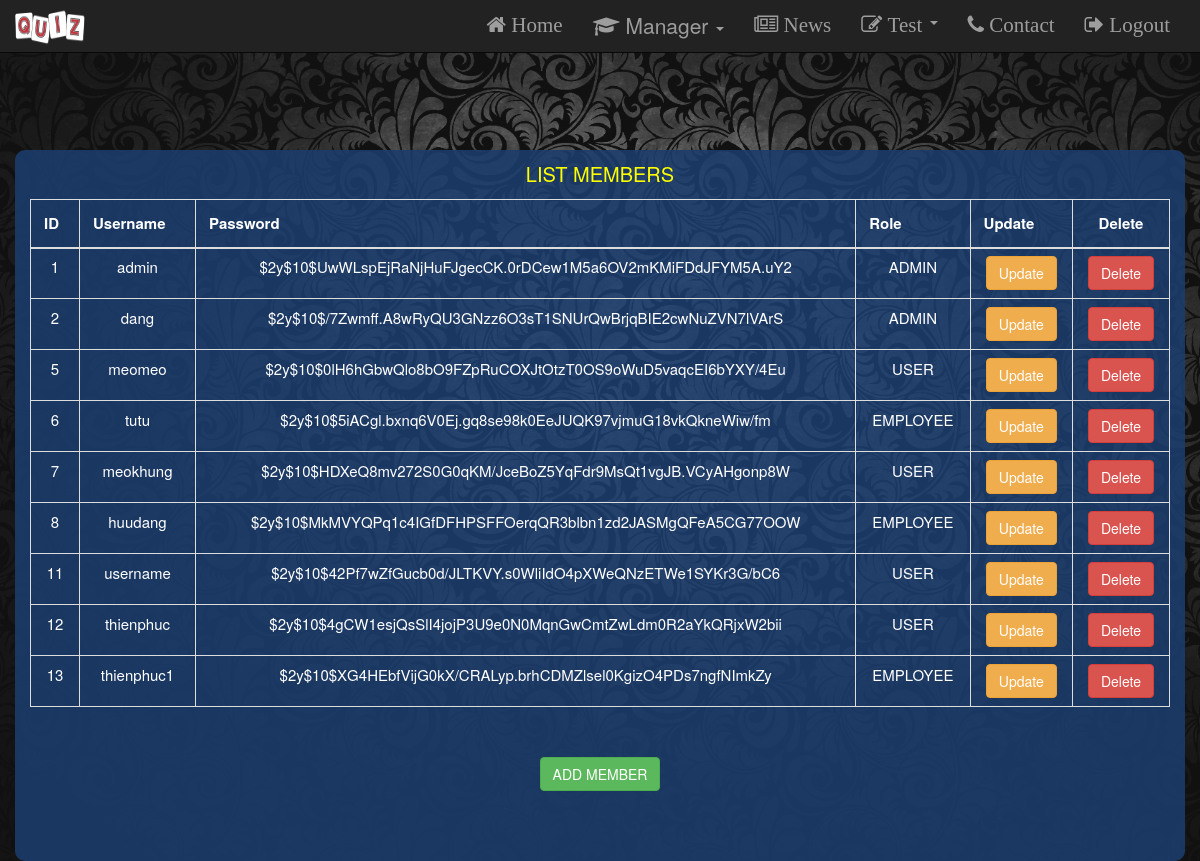
The page /member.php (signed in) on the database its author committed.
### tables this page shows
CREATE TABLE `member` (
  `id_member` int(11) NOT NULL,
  `username` varchar(65) NOT NULL,
  `password` varchar(65) NOT NULL,
  `role` varchar(50) NOT NULL,
  `name` varchar(100) NOT NULL,
  `email` varchar(100) NOT NULL
);

### Config/db.php (called while the page is built, shortened)
<?php
$tb_name="member";
?>

### member.php (the view, shortened to what this page needs)
<?php
require_once('Config/db.php');
if (!isset($_SESSION['username'])) {
    header('Location: login.php');
}else {
    $username = $_SESSION['username'];
    $sql = mysqli_query($conn, "select *from $tb_name WHERE  username = '$username'");
    $row = mysqli_fetch_array($sql);
    if ($row['role'] == 'EMPLOYEE' || $row['role'] == 'USER' ) {
        $_SESSION['role'] = $row['role'];
        ?>
        <script>
            window.alert("You do not have role to access this page");
            window.location = "home.php"
        </script>
        <?php
    } else {
        $sql2=mysqli_query($conn,"select *from $tb_name")
        ?>
<!DOCTYPE html>
        <html lang="en">
        <head>
			 <link  type="text/css" href="style2.css" rel="stylesheet">
			 <link  type="text/css" href="style.css" rel="stylesheet">
            <link rel="stylesheet" href="http://maxcdn.bootstrapcdn.com/font-awesome/4.4.0/css/font-awesome.min.css">
			<link rel="stylesheet" href="https://maxcdn.bootstrapcdn.com/bootstrap/3.3.7/css/bootstrap.min.css">
        </head>
        <body>
       <nav class="navbar navbar-inverse navbar-fixed-top" style="width:100%" >
	  <div class="container-fluid">
		<div class="navbar-header">
		  <span class="navbar-brand">
				<img src="./images/quiz3.png" style ="width:70px;height:51px;margin-top:-13px "/>
		  </span>
		</div>
		<ul class="nav navbar-nav navbar-right collapse navbar-collapse" id="myNavbar">
		  <li><a class="fa fa-home" href="home.php"> Home</a></li>
		  <li class="dropdown">
			<a class="dropdown-toggle" data-toggle="dropdown" href="#">
			<span ><i class="fa fa-graduation-cap "></i></span>
			Manager
			<span class="caret"></span></a>
		  </li>
		  <li><a class="fa fa-newspaper-o" href="library.php"> News</a></li>
		  <li class="dropdown">
			<a class="dropdown-toggle fa fa-pencil-square-o" data-toggle="dropdown" href="#"> Test
			<span class="caret"></span></a>
		  </li>
		  <li><a class="fa fa-phone" href="Contact.php"> Contact</a></li>
		  <li><a class="fa fa-sign-out " href="logout.php"> Logout</a></li>
		</ul>
	  </div>
	</nav>
        <section>
        <div class="container"  >
        <table style="color: white; font-size: 15px;text-align:center" class="table table-bordered">
            <tr ><p style="font-size: 20px; color: yellow;margin-top:10px">LIST MEMBERS</p></tr>
            <thead style="text-align:center">
            <tr>
                <th><p style="margin: 5px 5px 5px 5px">ID</p></th>
                <th><p style="margin: 5px 5px 5px 5px">Username</p></th>
                <th><p style="margin: 5px 5px 5px 5px">Password</p></th>
                <th><p style="margin: 5px 5px 5px 5px">Role</p></th>
                <th><p style="margin: 5px 5px 5px 5px">Update</p></th>
                <th><p style="margin: 5px 5px 5px 5px; text-align: center">Delete</p></th>
            </tr>
            </thead>
            <tbody>
            <?php
            while ($result = mysqli_fetch_array($sql2)) {
                ?>
                <tr >
                    <td><?= $result['id_member'] ?></td>
                    <td><?= $result['username'] ?></td>
                    <td><?= $result['password'] ?></td>
                    <td><?= $result['role'] ?></td>
                    <td><a href="subject.php?id_member=<?=$result['id_member']?>" class="btn btn-warning">Update</td>
                    <td><a onclick="return confirm('Are you sure want to delete this user?')" href="delete.php?id_member=<?=$result['id_member']?>" class="btn btn-danger">Delete</td>
                </tr>
                <?php
            }
            ?>
            </tbody>
        </table>
        <button type="button" class="btn btn-success" style="margin: 30px 0 70px 0px"><a style="text-decoration: none; color: white; text-transform: uppercase;" href="add-member.php" >Add Member</a></button>
		</body>
        </html>
        <?php
    }
}
?>

### style2.css (style rules this page uses)
body { background-image: url("images/cover3.jpg"); background-repeat:no-repeat; -webkit-background-size: cover; -moz-background-size: cover; -o-background-size: cover; background-size: cover; }
.container { width: 480px; height:auto; text-align: center; background-color: rgba(28, 61, 109, 0.88); border-radius: 10px; margin: auto; margin-top: 150px; }
.btn-success { padding: 15px 25px; border-radius: 4px; border:none; background-color: #2ECC71; }

### style.css (style rules this page uses)
nav { font-size:21px; text-align:center; width:100%; }

### rows shown on the page
member: id_member "1", username "admin", password "$2y$10$UwWLspEjRaNjHuFJgecCK.0rDCew1M5a6OV2mKMiFDdJFYM5A.uY2", role "ADMIN"
member: id_member "2", username "dang", password "$2y$10$/7Zwmff.A8wRyQU3GNzz6O3sT1SNUrQwBrjqBIE2cwNuZVN7lVArS", role "ADMIN"
member: id_member "5", username "meomeo", password "$2y$10$0lH6hGbwQlo8bO9FZpRuCOXJtOtzT0OS9oWuD5vaqcEI6bYXY/4Eu", role "USER"
member: id_member "6", username "tutu", password "$2y$10$5iACgl.bxnq6V0Ej.gq8se98k0EeJUQK97vjmuG18vkQkneWiw/fm", role "EMPLOYEE"
member: id_member "7", username "meokhung", password "$2y$10$HDXeQ8mv272S0G0qKM/JceBoZ5YqFdr9MsQt1vgJB.VCyAHgonp8W", role "USER"
member: id_member "8", username "huudang", password "$2y$10$MkMVYQPq1c4IGfDFHPSFFOerqQR3blbn1zd2JASMgQFeA5CG77OOW", role "EMPLOYEE"
member: id_member "11", username "username", password "$2y$10$42Pf7wZfGucb0d/JLTKVY.s0WliIdO4pXWeQNzETWe1SYKr3G/bC6", role "USER"
member: id_member "12", username "thienphuc", password "$2y$10$4gCW1esjQsSlI4jojP3U9e0N0MqnGwCmtZwLdm0R2aYkQRjxW2bii", role "USER"
member: id_member "13", username "thienphuc1", password "$2y$10$XG4HEbfVijG0kX/CRALyp.brhCDMZlsel0KgizO4PDs7ngfNImkZy", role "EMPLOYEE"
